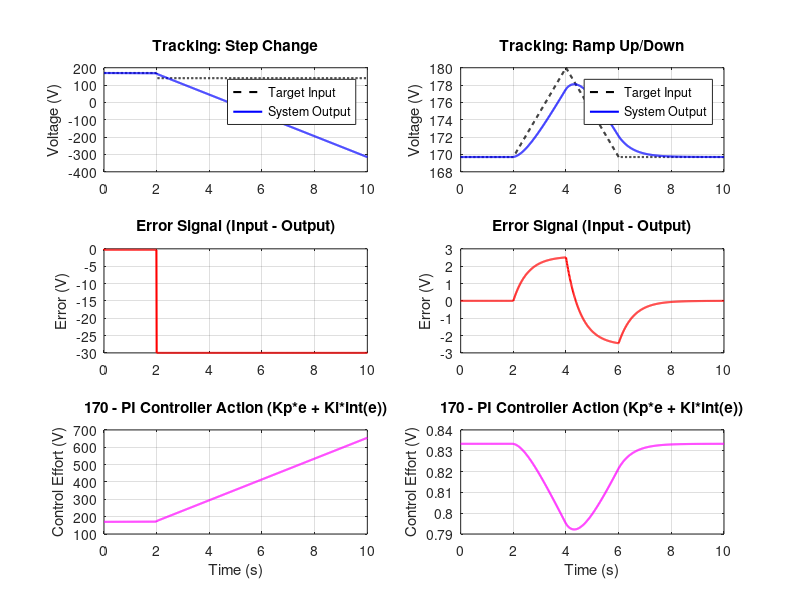

This figure's MATLAB source: (Note: this script raises an error after producing the figure.)
%% Closed-Loop PI Controller Response to Step and Ramp Voltage Changes
clear; clc; close all;

% 1. Define System Parameters
V_nominal_rms = 120;                  % Nominal RMS Voltage
V_ref = V_nominal_rms * sqrt(2);      % Reference Peak Voltage (~170 Volts)

% PI Controller Gains
Kp = 0.1;  % Proportional gain
Ki = 2;  % Integral gain

% Time vector setup
dt = 0.01;         % Simulation time step (seconds)
t = 0:dt:10;       % Simulate for 10 seconds
N = length(t);     % Number of samples

% 2. Scenario 1: Step Change
% Create the varying voltage input: starts at 170V, steps down to 140V at t=2s
V_step_input = V_ref * ones(1, N);
step_start = find(t >= 2, 1);
V_step_input(step_start:end) = 140; 

% Initialize variables for Closed-Loop
error_step = zeros(1, N);
pi_out_step = zeros(1, N);
V_out_step = zeros(1, N);
integral_acc = 0; 

% Initial Condition: Assume the system starts perfectly at the reference
V_out_step(1) = V_ref; 

% Run the Closed-Loop PI Controller
for k = 2:N
    % 1. Error = Input Voltage - Output of System (Negative Feedback)
    error_step(k) = V_step_input(k) - 170;
    
    % 2. Pass error through (Kp + Ki/s)
    integral_acc = integral_acc + (error_step(k) * dt);
    pi_out_step(k) = (Kp * error_step(k)) + (Ki * integral_acc);
    
    % 3. Add to Vreference (170V) to get final system output
    V_out_step(k) = pi_out_step(k) + V_ref;
end

% 3. Scenario 2: Ramp Up and Down
% Create the varying voltage input: starts at 170V, ramps to 190V, then back
V_ramp_input = V_ref * ones(1, N);

% Ramp up to 190V, then ramp back down
idx_up = (t >= 2 & t < 4);
V_ramp_input(idx_up) = V_ref + ((180 - V_ref) / 2) * (t(idx_up) - 2);
idx_down = (t >= 4 & t < 6);
V_ramp_input(idx_down) = 180 - ((180 - V_ref) / 2) * (t(idx_down) - 4);

% Initialize variables
error_ramp = zeros(1, N);
pi_out_ramp = zeros(1, N);
V_out_ramp = zeros(1, N);
integral_acc = 0; % Reset integral accumulator

% Initial Condition
V_out_ramp(1) = V_ref;

% Run the Closed-Loop PI Controller
for k = 2:N

    % 1. Error = Input Voltage - Output of System
    error_ramp(k) = V_ramp_input(k) - V_out_ramp(k-1); % Delayed output
    
    % 2. Pass error through (Kp + Ki/s)
    integral_acc = integral_acc + (error_ramp(k) * dt);
    pi_out_ramp(k) = (Kp * error_ramp(k)) + (Ki * integral_acc);
    
    % 3. Add to Vreference
    V_out_ramp(k) = pi_out_ramp(k) + V_ref;
end

% 4. Plotting the Results
figure('Name', 'Closed-Loop PI Response', 'Position', [100, 100, 1000, 700]);

% --- Step Change Plots ---
subplot(3, 2, 1);
plot(t, V_step_input, 'k--', 'LineWidth', 1.5); hold on;
plot(t, V_out_step, 'b', 'LineWidth', 1.5);
title('Tracking: Step Change');
ylabel('Voltage (V)');
legend('Target Input', 'System Output', 'Location', 'best');
grid on;

subplot(3, 2, 3);
plot(t, error_step, 'r', 'LineWidth', 1.5);
title('Error Signal (Input - Output)');
ylabel('Error (V)');
grid on;

subplot(3, 2, 5);
plot(t, (170 - pi_out_step), 'm', 'LineWidth', 1.5); % Subtract 170 from the output to get our actual amplitude 
title('170 - PI Controller Action (Kp*e + Ki*int(e))');
xlabel('Time (s)');
ylabel('Control Effort (V)');
grid on;

% --- Ramp Change Plots ---
subplot(3, 2, 2);
plot(t, V_ramp_input, 'k--', 'LineWidth', 1.5); hold on;
plot(t, V_out_ramp, 'b', 'LineWidth', 1.5);
title('Tracking: Ramp Up/Down');
ylabel('Voltage (V)');
legend('Target Input', 'System Output', 'Location', 'best');
grid on;

subplot(3, 2, 4);
plot(t, error_ramp, 'r', 'LineWidth', 1.5);
title('Error Signal (Input - Output)');
ylabel('Error (V)');
grid on;

subplot(3, 2, 6);
plot(t, (170 - pi_out_ramp)/204, 'm', 'LineWidth', 1.5);
title('170 - PI Controller Action (Kp*e + Ki*int(e))');
xlabel('Time (s)');
ylabel('Control Effort (V)');
grid on;

% Need a Vref that is actually VREF
% Need to change output scale  obviously 
% Need to add a scalar that can scale the difference properly

sgtitle('Closed-Loop Tracking Performance (System Output = PI Action + V_{ref})');

%% Closed-Loop PI Controller Response to Step, Ramp, and Sag/Swell Voltage Changes
clear; clc; close all;

% 1. Define System Parameters
V_nominal_rms = 120;                  % Nominal RMS Voltage
V_ref = V_nominal_rms * sqrt(2);      % Reference Peak Voltage (~169.7 Volts)

% PI Controller Gains
Kp = 0.1;  % Proportional gain
Ki = 2;  % Integral gain

% Time vector setup
dt = 0.01;         % Simulation time step (seconds)
t = 0:dt:10;       % Simulate for 10 seconds
N = length(t);     % Number of samples

% =========================================================================
% 2. Scenario 1: Step Change
% Starts at ~170V, steps down to 140V at t=2s
% =========================================================================
V_step_input = V_ref * ones(1, N);
step_start = find(t >= 2, 1);
V_step_input(step_start:end) = 140; 

error_step = zeros(1, N);
pi_out_step = zeros(1, N);
V_out_step = zeros(1, N);
integral_acc = 0; 
V_out_step(1) = V_ref; 

for k = 2:N
    error_step(k) = V_step_input(k) - V_out_step(k-1);
    integral_acc = integral_acc + (error_step(k) * dt);
    pi_out_step(k) = (Kp * error_step(k)) + (Ki * integral_acc);
    V_out_step(k) = pi_out_step(k) + V_ref;
end

% =========================================================================
% 3. Scenario 2: Ramp Up and Down
% Starts at ~170V, ramps to 180V, then back down to ~170V
% =========================================================================
V_ramp_input = V_ref * ones(1, N);
idx_up = (t >= 2 & t < 4);
V_ramp_input(idx_up) = V_ref + ((180 - V_ref) / 2) * (t(idx_up) - 2);
idx_down = (t >= 4 & t < 6);
V_ramp_input(idx_down) = 180 - ((180 - V_ref) / 2) * (t(idx_down) - 4);

error_ramp = zeros(1, N);
pi_out_ramp = zeros(1, N);
V_out_ramp = zeros(1, N);
integral_acc = 0; 
V_out_ramp(1) = V_ref;

for k = 2:N
    error_ramp(k) = V_ramp_input(k) - V_out_ramp(k-1); 
    integral_acc = integral_acc + (error_ramp(k) * dt);
    pi_out_ramp(k) = (Kp * error_ramp(k)) + (Ki * integral_acc);
    V_out_ramp(k) = pi_out_ramp(k) + V_ref;
end

% =========================================================================
% 4. Scenario 3: Voltage Sag and Swell (Lower and Higher)
% Starts at ~170V, sags to 130V, surges to 200V, returns to nominal
% =========================================================================
V_sag_swell_input = V_ref * ones(1, N);

% Sag down to 130V
idx_sag_down = (t >= 1 & t < 2);
V_sag_swell_input(idx_sag_down) = V_ref - (V_ref - 130) * (t(idx_sag_down) - 1);
% Hold Sag
idx_sag_hold = (t >= 2 & t < 4);
V_sag_swell_input(idx_sag_hold) = 130;
% Swell up to 200V (Ramping from 130 to 200 over 1 second)
idx_swell_up = (t >= 4 & t < 5);
V_sag_swell_input(idx_swell_up) = 130 + (200 - 130) * (t(idx_swell_up) - 4);
% Hold Swell
idx_swell_hold = (t >= 5 & t < 7);
V_sag_swell_input(idx_swell_hold) = 200;
% Return to nominal
idx_return = (t >= 7 & t < 8);
V_sag_swell_input(idx_return) = 200 - (200 - V_ref) * (t(idx_return) - 7);

error_ss = zeros(1, N);
pi_out_ss = zeros(1, N);
V_out_ss = zeros(1, N);
integral_acc = 0; 
V_out_ss(1) = V_ref;

for k = 2:N
    error_ss(k) = V_sag_swell_input(k) - V_out_ss(k-1); 
    integral_acc = integral_acc + (error_ss(k) * dt);
    pi_out_ss(k) = (Kp * error_ss(k)) + (Ki * integral_acc);
    V_out_ss(k) = pi_out_ss(k) + V_ref;
end

% =========================================================================
% 5. Plotting the Results
% =========================================================================
figure('Name', 'Closed-Loop PI Response', 'Position', [50, 100, 1400, 700]);

% --- Column 1: Step Change Plots ---
subplot(3, 3, 1);
plot(t, V_step_input, 'k--', 'LineWidth', 1.5); hold on;
plot(t, V_out_step, 'b', 'LineWidth', 1.5);
title('Tracking: Step Change');
ylabel('Voltage (V)');
legend('Target Input', 'System Output', 'Location', 'best');
grid on;

subplot(3, 3, 4);
plot(t, error_step, 'r', 'LineWidth', 1.5);
title('Error Signal');
ylabel('Error (V)');
grid on;

subplot(3, 3, 7);
plot(t, (170 - pi_out_step), 'm', 'LineWidth', 1.5);
title('Control Effort (170 - PI Action)');
xlabel('Time (s)');
ylabel('Effort (V)');
grid on;

% --- Column 2: Ramp Up/Down Plots ---
subplot(3, 3, 2);
plot(t, V_ramp_input, 'k--', 'LineWidth', 1.5); hold on;
plot(t, V_out_ramp, 'b', 'LineWidth', 1.5);
title('Tracking: Ramp Up/Down');
grid on;

subplot(3, 3, 5);
plot(t, error_ramp, 'r', 'LineWidth', 1.5);
title('Error Signal');
grid on;

subplot(3, 3, 8);
plot(t, (170 - pi_out_ramp), 'm', 'LineWidth', 1.5);
title('Control Effort (170 - PI Action)');
xlabel('Time (s)');
grid on;

% --- Column 3: Sag and Swell Plots ---
subplot(3, 3, 3);
plot(t, V_sag_swell_input, 'k--', 'LineWidth', 1.5); hold on;
plot(t, V_out_ss, 'b', 'LineWidth', 1.5);
title('Tracking: Sag and Swell');
grid on;

subplot(3, 3, 6);
plot(t, error_ss, 'r', 'LineWidth', 1.5);
title('Error Signal');
grid on;

subplot(3, 3, 9);
plot(t, (170 - pi_out_ss), 'm', 'LineWidth', 1.5);
title('Control Effort (170 - PI Action)');
xlabel('Time (s)');
grid on;

sgtitle('Closed-Loop Tracking Performance (System Output = PI Action + V_{ref})');

%{

module AmplitudeTracker (
    input wire clk,           // 25 MHz
    input wire rst_n,
    input wire signed [15:0] adc_in, 
    output reg [15:0] amplitude
);

    reg [15:0] abs_val;
    reg [19:0] decay_cnt;
    parameter DECAY_RATE = 20'd1000000; // Adjust for tracking speed

    always @(posedge clk or negedge rst_n) begin
        if (!rst_n) begin
            abs_val   <= 16'd0;
            amplitude <= 16'd0;
            decay_cnt <= 20'd0;
        end else begin
            // 1. Rectification (Absolute Value)
            abs_val <= (adc_in[15]) ? -adc_in : adc_in;

            // 2. Peak Capture
            if (abs_val > amplitude) begin
                amplitude <= abs_val;
                decay_cnt <= 20'd0; // Reset decay timer on new peak
            end 
            // 3. Slow Decay (allows tracking when amplitude drops)
            else begin
                if (decay_cnt >= DECAY_RATE) begin
                    if (amplitude > 0) amplitude <= amplitude - 1'b1;
                    decay_cnt <= 20'd0;
                end else begin
                    decay_cnt <= decay_cnt + 1'b1;
                end
            end
        end
    end
endmodule
%}

%% Plot
% --- Set default plotting properties for consistent quality ---
% This ensures large, clear fonts throughout the figure without setting them for each element.
set(groot, 'DefaultAxesFontSize', 14);     % Base font size for all axes elements
set(groot, 'DefaultTextInterpreter', 'tex'); % Allow simple LaTeX-like formatting (\mu, ^2, etc.)
set(groot, 'DefaultLegendInterpreter', 'tex');
set(groot, 'DefaultLineLineWidth', 2);     % Thicker lines by default for better visibility
set(groot, 'DefaultFigureColor', 'w');      % White figure background (crucial for slides)

% --- Create the Enhanced Figure ---
figure('Name', 'Closed-Loop PI Response', ...
       'Position', [100, 100, 1000, 700], ... % Larger, prominent figure size
       'Renderer', 'painters');            % High-quality vector rendering (good for zooming)

% --- Generate the Main Plot ---
% Use thicker lines and slightly different color/style combination for excellent contrast.
plot(t, V_ramp_input, 'Color', [0.2 0.2 0.2], ... % Very dark gray (looks cleaner than pure black)
                      'LineStyle', '--', ...
                      'LineWidth', 4.0);         % Significantly thicker line
hold on;
plot(t, (170 - pi_out_ramp), 'Color', [0 0.4470 0.7410], ... % Standard MATLAB vibrant blue (very distinct)
                             'LineStyle', '-', ...
                             'LineWidth', 4.0);

% --- Customize Axes and Labels ---
title('\bfTracking Performance: Step Change and PI Control', ... % Bolder title, more descriptive
      'FontSize',40, 'Interpreter', 'tex'); % Larger title font
ylabel('\bfVoltage (V)', 'FontSize', 20);    % Bold label, distinct from tick marks
xlabel('\bfTime (s)', 'FontSize', 20);        % Bold label, distinct from tick marks

% Make the overall axes box look cleaner and bolder
ax = gca; % Get current axes
ax.Box = 'off'; % Removes the outer box, making the plot less "boxed-in"
ax.LineWidth = 1.5; % Thicker axes lines
ax.TickDir = 'out'; % Makes ticks point outwards for better visibility
ax.FontWeight = 'bold'; % Make the numbers on the axis bold

% Customize the grid (subtle but present)
grid on;
ax.GridLineStyle = '-';
ax.GridColor = [0.8 0.8 0.8]; % Light gray grid lines (won't distract from data)
ax.GridAlpha = 0.5;          % Make the grid semi-transparent

% --- Add an Impactful Legend ---
% A bold, distinct legend helps the audience instantly identify the lines.
[hl, h_obj] = legend('\bfPotential Input (Target)', ...
                      '\bfFilter Output (Controlled)', ... % Bold legend text, clearer names
                      'FontSize', 14, ...
                      'Box', 'on', 'EdgeColor', [0.5 0.5 0.5], 'LineWidth', 1); % Optional box for legend emphasis

% (Optional) Further customize specific legend elements if needed (e.g., thicker legend lines)
% for i = 1:length(h_obj)
%     if strcmp(h_obj(i).Type, 'line')
%         h_obj(i).LineWidth = 3; % Make the legend lines even thicker than the plot lines
%     end
% end

hold off;

%% CSV files for amplitude testbench
N = 2048;               % Larger buffer to allow time for ramping
bits = 16;              % 16-bit signed
max_val = 2^(bits-1)-1; % 32767

% Physical Parameters
fs = 720;               % Sampling rate (Hz)
f_grid = 60;            % Grid frequency (Hz)

% Time/Phase calculation
n = (0:N-1)';           
theta_fixed = 2*pi * (f_grid / fs) * n; 

% Create the Amplitude Envelope
% Buffer is 2048 samples. 
% 1-512: Hold 16384
% 513-1024: Ramp 16384 -> 24576
% 1025-1536: Ramp 24576 -> 16384
% 1537-2048: Hold 16384
envelope = zeros(N, 1);
envelope(1:256) = 0;
envelope(257:512) = 16384;
envelope(513:1024) = linspace(16384, 24576, 512);
compile_down = linspace(24576, 16384, 512);
envelope(1025:1536) = compile_down;
envelope(1537:end) = 16384;

% 1. Three-Phase Sinusoids with Modulated Amplitude
sig_A = envelope .* sin(theta_fixed);
sig_B = envelope .* sin(theta_fixed - 2*pi/3);
sig_C = envelope .* sin(theta_fixed - 4*pi/3);

% 2. Export to Hex
signals = {sig_A, sig_B, sig_C};
filenames = {'phase_a_zero.hex', 'phase_b_zero.hex', 'phase_c_zero.hex'};

for i = 1:length(signals)
    data = round(signals{i});
    
    % Clamp logic to prevent overflow wrapping
    data = max(min(data, max_val), -2^(bits-1));
    
    % Convert to 16-bit hex (4 digits), using 2s complement for negatives
    hex_vals = dec2hex(mod(data, 2^bits), 4);
    
    fid = fopen(filenames{i}, 'w');
    for row = 1:N
        fprintf(fid, '%s\n', hex_vals(row, :));
    end
    fclose(fid);
end

fprintf('Files generated. 60Hz sampled at 720Hz with amplitude envelope.\n');
